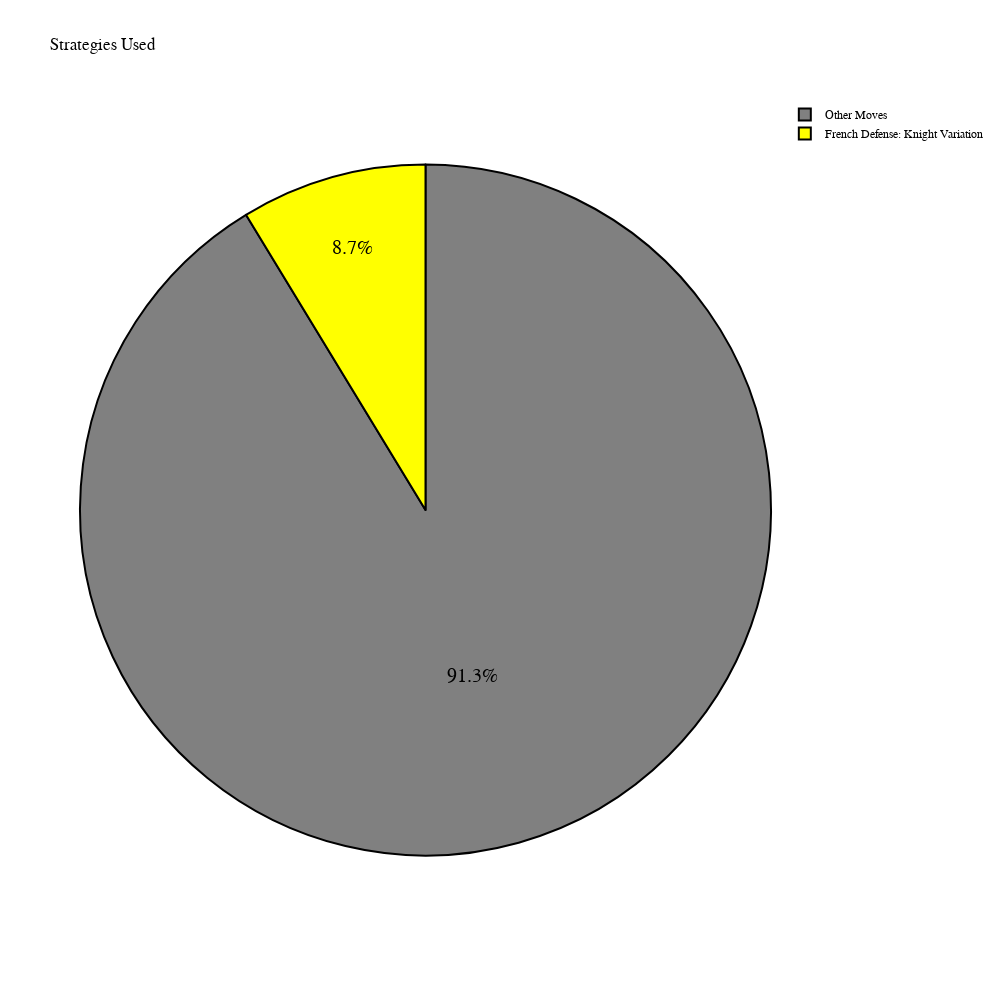

The notebook cell this image was saved under:
### Code cell
# Create a pie chart
fig2 = go.Figure(data=[go.Pie(labels=list(Strat_data_values.keys()), values= list(Strat_data_values.values()))])

# Update the layout
fig2.update_layout(
    autosize= False,
    width=1000,
    height=1000,
    title='Strategies Used',
    xaxis=dict(title='X-axis', title_font=dict(size=18, family="verdana, sans-serif")),
    yaxis=dict(title='Y-axis', title_font=dict(size=18, family="verdana, sans-serif")),
    font=dict(family="verdana, sans-serif", size=12, color="Black")
)

# Update the pie chart properties
fig2.update_traces( 
                  hoverinfo='label+value', 
                  textinfo='percent', 
                  marker=dict(colors=["grey","yellow"], 
                              line=dict(color='black', width=2)),
                   textfont=dict(family="verdana, sans-serif", size=20, color = "black")          
                     )

### Figure 1 — Plotly figure (JSON) as saved in the notebook; plotly's stock layout.template omitted (floating-point values rounded to 4 significant figures)
{"data": [{"hoverinfo": "label+value", "labels": ["Other Moves", "French Defense: Knight Variation"], "marker": {"colors": ["grey", "yellow"], "line": {"color": "black", "width": 2}}, "textfont": {"color": "black", "family": "verdana, sans-serif", "size": 20}, "textinfo": "percent", "type": "pie", "values": [42, 4]}], "layout": {"autosize": false, "font": {"color": "Black", "family": "verdana, sans-serif", "size": 12}, "height": 1000, "title": {"text": "Strategies Used"}, "width": 1000, "xaxis": {"title": {"font": {"family": "verdana, sans-serif", "size": 18}, "text": "X-axis"}}, "yaxis": {"title": {"font": {"family": "verdana, sans-serif", "size": 18}, "text": "Y-axis"}}}}
